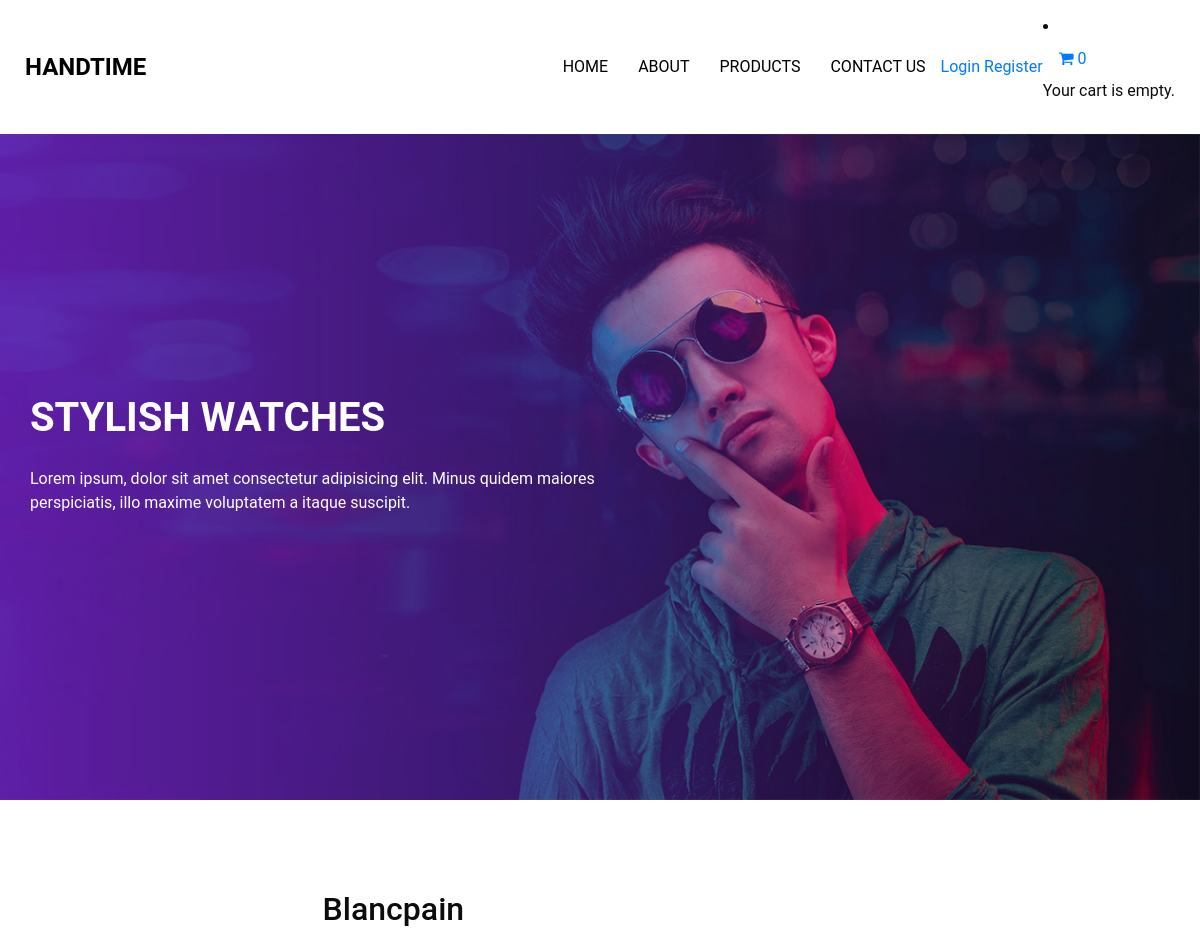
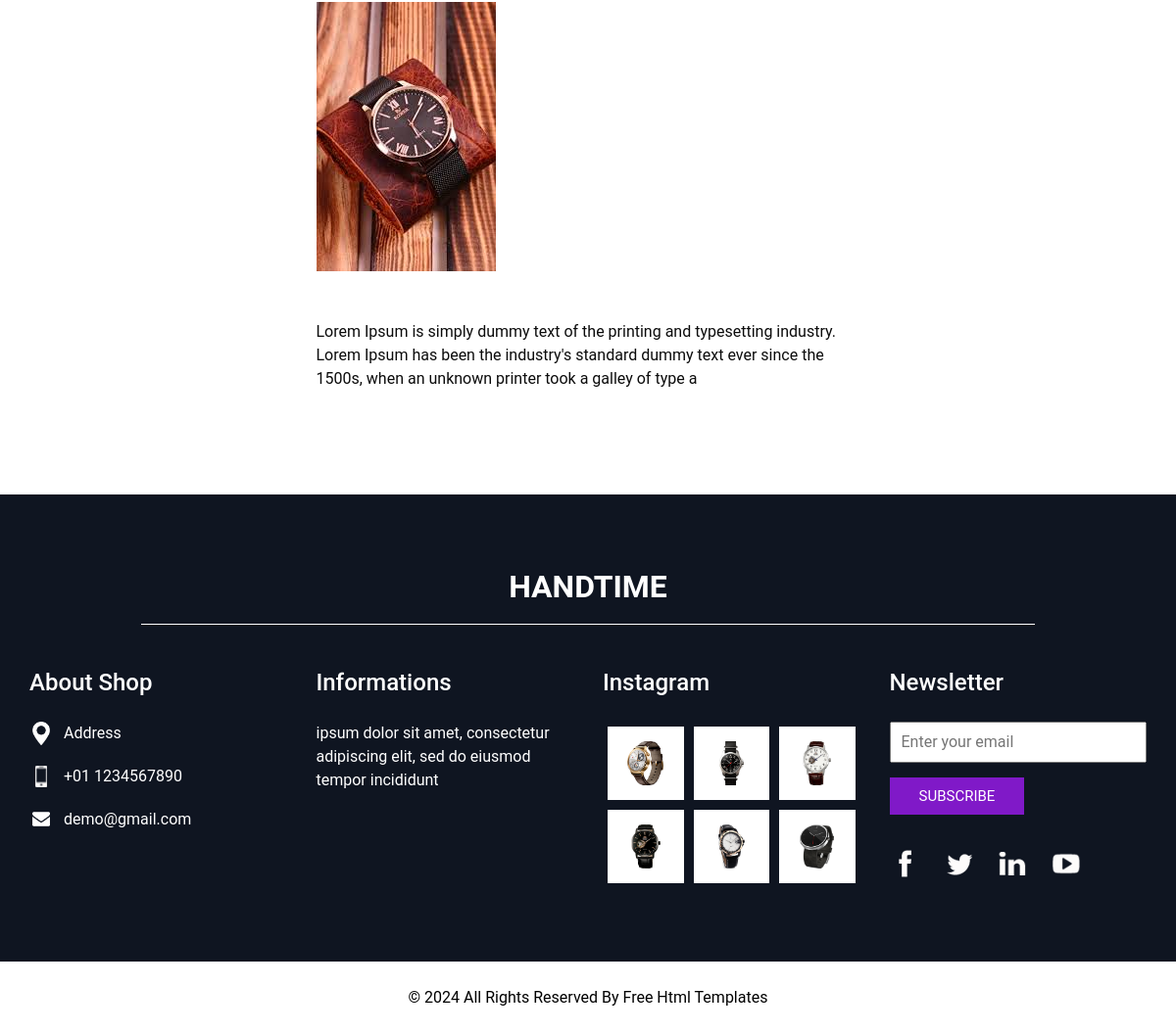
Page /product/asdasd/4/detail2/ on the committed database (2 pictures, top to bottom).
### product/models.py (models this page shows, shortened)
class Product2(models.Model):
    name = models.CharField(max_length=100)
    category = models.ForeignKey(Category, null= True , blank= True, on_delete=models.DO_NOTHING)
    description = models.TextField(max_length=200, blank = True)
    image = models.ImageField(upload_to ='product/%Y/%m/%d/', null = True)

### product/views.py (the view)
# urls.py: path('<slug:category_slug>/<int:product2_id>/detail2/', views.product_detail2, name='product_detail2'),
def product_detail2(request, category_slug, product2_id):
    product2 = Product2.objects.get(category__slug=category_slug , id = product2_id)
    context = {
        'product2': product2,
    }
    return render(request, 'products2.html', context)

### templates/products2.html (shortened to what this page needs)
{% extends 'partials/_base.html' %}
{% load static %}
{% block content %}
  <section class="trainer-detail-section layout_padding">
    <div class="container">
      <div class="row">
        <div class="col-lg-6 mx-auto">
          <div class="name">
            <h2>{{ product2.name }}</h2>
          </div>
          <div class="trainer-box">
            <div class="img-box">
              <img src="{{ product2.image.url }}" alt="{{ product2.name }}">
            </div>
            <div class="description">
              <p>{{ product2.description }}</p>
            </div>
          </div>
        </div>
      </div>
    </div>
  </section>
{% endblock %}

### static/css/style.css (style rules this page uses)
body { font-family: "Roboto", sans-serif; color: #0c0c0c; background-color: #ffffff; overflow-x: hidden; }
.layout_padding { padding: 90px 0; }

### static/css/responsive.css (style rules this page uses)
@media (min-width: 1200px) { .container { max-width: 1170px; } }

### templates/products2.html (style rules this page uses)
.trainer-detail-section .img-box { margin-bottom: 50px; }

### rows in the picture
Product2: name "Blancpain", image (picture), description "Lorem Ipsum is simply dummy text of the printing and typesetting industry. Lorem Ipsum has been the industry's standard dummy text ever since the 1500s, when an unknown printer took a galley of type a"
